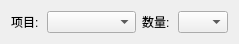
<?xml version="1.0" encoding="UTF-8"?>
<ui version="4.0">
 <class>QtChildWidgetClass</class>
 <widget class="QWidget" name="QtChildWidgetClass">
  <property name="geometry">
   <rect>
    <x>0</x>
    <y>0</y>
    <width>239</width>
    <height>41</height>
   </rect>
  </property>
  <property name="windowTitle">
   <string>QtChildWidget</string>
  </property>
  <layout class="QHBoxLayout" name="horizontalLayout_2">
   <item>
    <layout class="QHBoxLayout" name="horizontalLayout">
     <property name="sizeConstraint">
      <enum>QLayout::SetDefaultConstraint</enum>
     </property>
     <item>
      <widget class="QLabel" name="label">
       <property name="sizePolicy">
        <sizepolicy hsizetype="Fixed" vsizetype="Preferred">
         <horstretch>0</horstretch>
         <verstretch>0</verstretch>
        </sizepolicy>
       </property>
       <property name="minimumSize">
        <size>
         <width>30</width>
         <height>0</height>
        </size>
       </property>
       <property name="text">
        <string>项目:</string>
       </property>
      </widget>
     </item>
     <item>
      <widget class="QComboBox" name="comboBox">
       <property name="minimumSize">
        <size>
         <width>50</width>
         <height>0</height>
        </size>
       </property>
       <property name="maximumSize">
        <size>
         <width>1024</width>
         <height>16777215</height>
        </size>
       </property>
      </widget>
     </item>
     <item>
      <widget class="QLabel" name="label_2">
       <property name="sizePolicy">
        <sizepolicy hsizetype="Fixed" vsizetype="Preferred">
         <horstretch>0</horstretch>
         <verstretch>0</verstretch>
        </sizepolicy>
       </property>
       <property name="minimumSize">
        <size>
         <width>30</width>
         <height>0</height>
        </size>
       </property>
       <property name="text">
        <string>数量:</string>
       </property>
      </widget>
     </item>
     <item>
      <widget class="QComboBox" name="comboBox_2">
       <property name="sizePolicy">
        <sizepolicy hsizetype="Preferred" vsizetype="Fixed">
         <horstretch>0</horstretch>
         <verstretch>0</verstretch>
        </sizepolicy>
       </property>
       <property name="minimumSize">
        <size>
         <width>30</width>
         <height>0</height>
        </size>
       </property>
       <property name="maximumSize">
        <size>
         <width>50</width>
         <height>16777215</height>
        </size>
       </property>
      </widget>
     </item>
    </layout>
   </item>
  </layout>
 </widget>
 <resources/>
 <connections/>
</ui>
